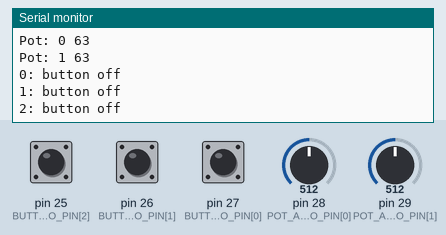
The sketch below on a simulated Teensy 4. Shown: the last lines printed to the serial monitor. The inputs (shaded band) are chosen by the test bench; at power-on: pin 25 (BUTTON_ARDUINO_PIN[2]) HIGH, pin 28 (POT_ARDUINO_PIN[0]) = 512, pin 29 (POT_ARDUINO_PIN[1]) = 512, pin 26 (BUTTON_ARDUINO_PIN[1]) HIGH, pin 27 (BUTTON_ARDUINO_PIN[0]) HIGH.

Above: at 1.2 s.
1.3 s: pin 25 (BUTTON_ARDUINO_PIN[2]) pulled LOW for 0.15 s
At 1.43 s:
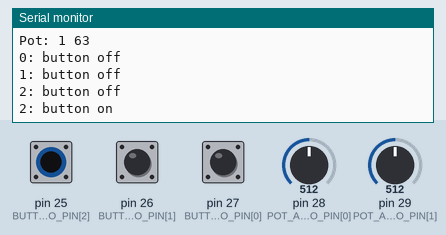
2.9 s: pin 28 (POT_ARDUINO_PIN[0]) set to 716
At 3.3 s:
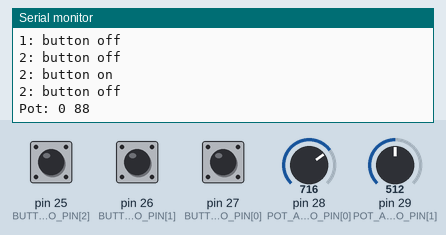
4.4 s: pin 29 (POT_ARDUINO_PIN[1]) set to 716
At 5.6 s:
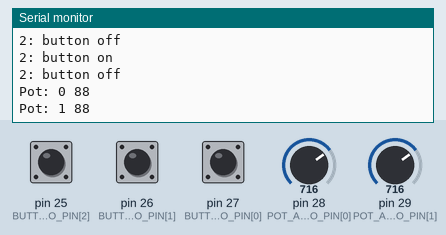
5.9 s: pin 26 (BUTTON_ARDUINO_PIN[1]) pulled LOW for 0.15 s
At 7.2 s:
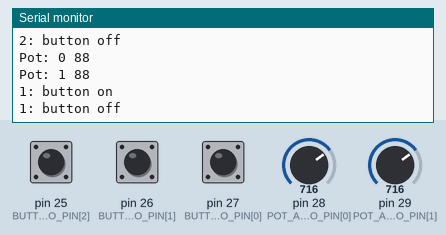
7.5 s: pin 27 (BUTTON_ARDUINO_PIN[0]) pulled LOW for 0.15 s
At 8.7 s:
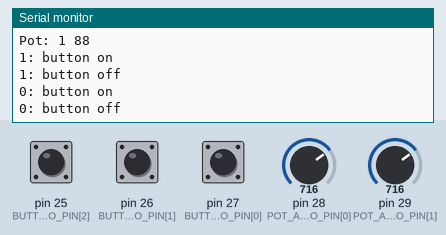
9.1 s: pin 28 (POT_ARDUINO_PIN[0]) set to 900
At 10.4 s:
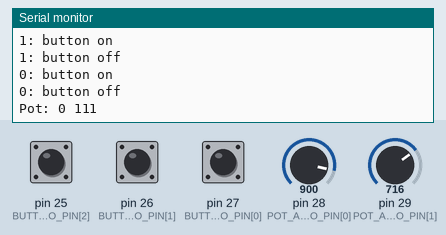
Timing chart, 0 to 11.6 s (numbered marks = the images above; inputs shaded):
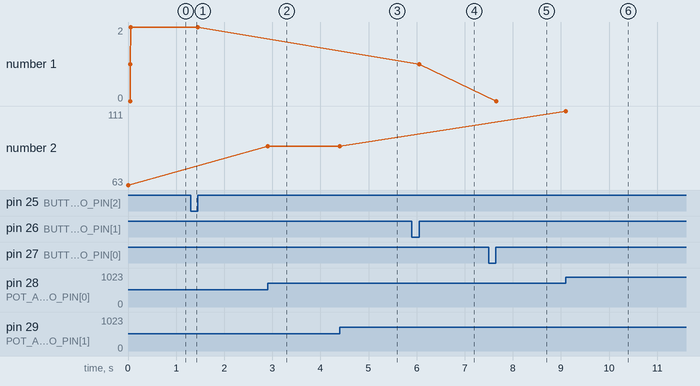

The sketch:

SIMPLE-MIDI-CONTROLLER-1.ino
```cpp
/////////////////////////////////////////////
// Choosing your board
// Define your board, choose:
// "ATMEGA328" if using ATmega328 - Uno, Mega, Nano...
// "ATMEGA32U4" if using with ATmega32U4 - Micro, Pro Micro, Leonardo...
// "TEENSY" if using a Teensy board
// "DEBUG" if you just want to debug the code in the serial monitor
// you don't need to comment or uncomment any MIDI library below after you define your board

#define DEBUG 1 //* put here the uC you are using, like in the lines above followed by "1", like "ATMEGA328 1", "DEBUG 1", etc.

/////////////////////////////////////////////
// LIBRARIES
// -- Defines the MIDI library -- //

// if using with ATmega328 - Uno, Mega, Nano...
#ifdef TEENSY
#include <MIDI.h> // by Francois Best
//MIDI_CREATE_DEFAULT_INSTANCE();

// if using with ATmega32U4 - Micro, Pro Micro, Leonardo...
#elif ATMEGA32U4
#include "MIDIUSB.h"

#endif
// ---- //

/////////////////////////////////////////////
// BUTTONS
const int N_BUTTONS = 3; //*  total numbers of buttons
const int BUTTON_ARDUINO_PIN[N_BUTTONS] = {27,26,25}; //* pins of each button connected straight to the Arduino

int buttonCState[N_BUTTONS] = {};        // stores the button current value
int buttonPState[N_BUTTONS] = {};        // stores the button previous value

//#define pin13 1 //* uncomment if you are using pin 13 (pin with led), or comment the line if not using
byte pin13index = 12; //* put the index of the pin 13 of the buttonPin[] array if you are using, if not, comment

// debounce
unsigned long lastDebounceTime[N_BUTTONS] = {0};  // the last time the output pin was toggled
unsigned long debounceDelay = 50;    //* the debounce time; increase if the output flickers

/////////////////////////////////////////////
// POTENTIOMETERS
const int N_POTS = 2; //* total numbers of pots (slide & rotary)
const int POT_ARDUINO_PIN[N_POTS] = {A14, A15}; //* pins of each pot connected straight to the Arduino

int potCState[N_POTS] = {0}; // Current state of the pot
int potPState[N_POTS] = {0}; // Previous state of the pot
int potVar = 0; // Difference between the current and previous state of the pot

int midiCState[N_POTS] = {0}; // Current state of the midi value
int midiPState[N_POTS] = {0}; // Previous state of the midi value

const int TIMEOUT = 300; //* Amount of time the potentiometer will be read after it exceeds the varThreshold
const int varThreshold = 10; //* Threshold for the potentiometer signal variation
boolean potMoving = true; // If the potentiometer is moving
unsigned long PTime[N_POTS] = {0}; // Previously stored time
unsigned long timer[N_POTS] = {0}; // Stores the time that has elapsed since the timer was reset

/////////////////////////////////////////////
// MIDI
byte midiCh = 1; //* MIDI channel to be used
byte note = 1; //* Lowest note to be used
byte cc = 1; //* Lowest MIDI CC to be used

/////////////////////////////////////////////
// SETUP
void setup() {

  // Baud Rate
  // use if using with ATmega328 (uno, mega, nano...)
  // 31250 for MIDI class compliant | 115200 for Hairless MIDI
  Serial.begin(115200); //*

#ifdef DEBUG
Serial.println("Debug mode");
Serial.println();
#endif

  // Buttons
  // Initialize buttons with pull up resistors
  for (int i = 0; i < N_BUTTONS; i++) {
    pinMode(BUTTON_ARDUINO_PIN[i], INPUT_PULLUP);
  }

#ifdef pin13 // inicializa o pino 13 como uma entrada
pinMode(BUTTON_ARDUINO_PIN[pin13index], INPUT);
#endif

}

/////////////////////////////////////////////
// LOOP
void loop() {

  buttons();
  potentiometers();

}

/////////////////////////////////////////////
// BUTTONS
void buttons() {

  for (int i = 0; i < N_BUTTONS; i++) {

    buttonCState[i] = digitalRead(BUTTON_ARDUINO_PIN[i]);  // read pins from arduino

#ifdef pin13
if (i == pin13index) {
buttonCState[i] = !buttonCState[i]; // inverts the pin 13 because it has a pull down resistor instead of a pull up
}
#endif

    if ((millis() - lastDebounceTime[i]) > debounceDelay) {

      if (buttonPState[i] != buttonCState[i]) {
        lastDebounceTime[i] = millis();

        if (buttonCState[i] == LOW) {

          // Sends the MIDI note ON accordingly to the chosen board
#ifdef ATMEGA328
// use if using with ATmega328 (uno, mega, nano...)
MIDI.sendNoteOn(note + i, 127, midiCh); // note, velocity, channel

#elif ATMEGA32U4
// use if using with ATmega32U4 (micro, pro micro, leonardo...)
noteOn(midiCh, note + i, 127);  // channel, note, velocity
MidiUSB.flush();

#elif TEENSY
//do usbMIDI.sendNoteOn if using with Teensy
usbMIDI.sendNoteOn(note + i, 127, midiCh); // note, velocity, channel

#elif DEBUG
Serial.print(i);
Serial.println(": button on");
#endif

        }
        else {

          // Sends the MIDI note OFF accordingly to the chosen board
#ifdef ATMEGA328
// use if using with ATmega328 (uno, mega, nano...)
MIDI.sendNoteOn(note + i, 0, midiCh); // note, velocity, channel

#elif ATMEGA32U4
// use if using with ATmega32U4 (micro, pro micro, leonardo...)
noteOn(midiCh, note + i, 0);  // channel, note, velocity
MidiUSB.flush();

#elif TEENSY
//do usbMIDI.sendNoteOn if using with Teensy
usbMIDI.sendNoteOn(note + i, 0, midiCh); // note, velocity, channel

#elif DEBUG
Serial.print(i);
Serial.println(": button off");
#endif

        }
        buttonPState[i] = buttonCState[i];
      }
    }
  }
}

/////////////////////////////////////////////
// POTENTIOMETERS
void potentiometers() {


  for (int i = 0; i < N_POTS; i++) { // Loops through all the potentiometers

    potCState[i] = analogRead(POT_ARDUINO_PIN[i]); // reads the pins from arduino

    midiCState[i] = map(potCState[i], 0, 1023, 0, 127); // Maps the reading of the potCState to a value usable in midi

    potVar = abs(potCState[i] - potPState[i]); // Calculates the absolute value between the difference between the current and previous state of the pot

    if (potVar > varThreshold) { // Opens the gate if the potentiometer variation is greater than the threshold
      PTime[i] = millis(); // Stores the previous time
    }

    timer[i] = millis() - PTime[i]; // Resets the timer 11000 - 11000 = 0ms

    if (timer[i] < TIMEOUT) { // If the timer is less than the maximum allowed time it means that the potentiometer is still moving
      potMoving = true;
    }
    else {
      potMoving = false;
    }

    if (potMoving == true) { // If the potentiometer is still moving, send the change control
      if (midiPState[i] != midiCState[i]) {

        // Sends the MIDI CC accordingly to the chosen board
#ifdef ATMEGA328
// use if using with ATmega328 (uno, mega, nano...)
MIDI.sendControlChange(cc + i, midiCState[i], midiCh); // cc number, cc value, midi channel

#elif ATMEGA32U4
//use if using with ATmega32U4 (micro, pro micro, leonardo...)
controlChange(midiCh, cc + i, midiCState[i]); //  (channel, CC number,  CC value)
MidiUSB.flush();

#elif TEENSY
//do usbMIDI.sendControlChange if using with Teensy
usbMIDI.sendControlChange(cc + i, midiCState[i], midiCh); // cc number, cc value, midi channel

#elif DEBUG
Serial.print("Pot: ");
Serial.print(i);
Serial.print(" ");
Serial.println(midiCState[i]);
//Serial.print("  ");
#endif

        potPState[i] = potCState[i]; // Stores the current reading of the potentiometer to compare with the next
        midiPState[i] = midiCState[i];
      }
    }
  }
}

/////////////////////////////////////////////
// if using with ATmega32U4 (micro, pro micro, leonardo...)
#ifdef ATMEGA32U4

// Arduino (pro)micro midi functions MIDIUSB Library
void noteOn(byte channel, byte pitch, byte velocity) {
  midiEventPacket_t noteOn = {0x09, 0x90 | channel, pitch, velocity};
  MidiUSB.sendMIDI(noteOn);
}

void noteOff(byte channel, byte pitch, byte velocity) {
  midiEventPacket_t noteOff = {0x08, 0x80 | channel, pitch, velocity};
  MidiUSB.sendMIDI(noteOff);
}

void controlChange(byte channel, byte control, byte value) {
  midiEventPacket_t event = {0x0B, 0xB0 | channel, control, value};
  MidiUSB.sendMIDI(event);
}
#endif
```

Measured:
- after the input at 1.3 s, the serial monitor: prints a new line at once (image 1)
- after the input at 2.9 s, the serial monitor: prints a new line at once (image 2)
- after the input at 4.4 s, the serial monitor: prints a new line at once (image 3)
- after the input at 5.9 s, the serial monitor: prints a new line at once (image 4)
- after the input at 7.5 s, the serial monitor: prints a new line at once (image 5)
- after the input at 9.1 s, the serial monitor: prints a new line at once (image 6)
- plotted number 1: 1 → 0 after the input at 7.5 s
- plotted number 2: 63 → 88 after the input at 2.9 s, 88 → 111 after the input at 9.1 s
